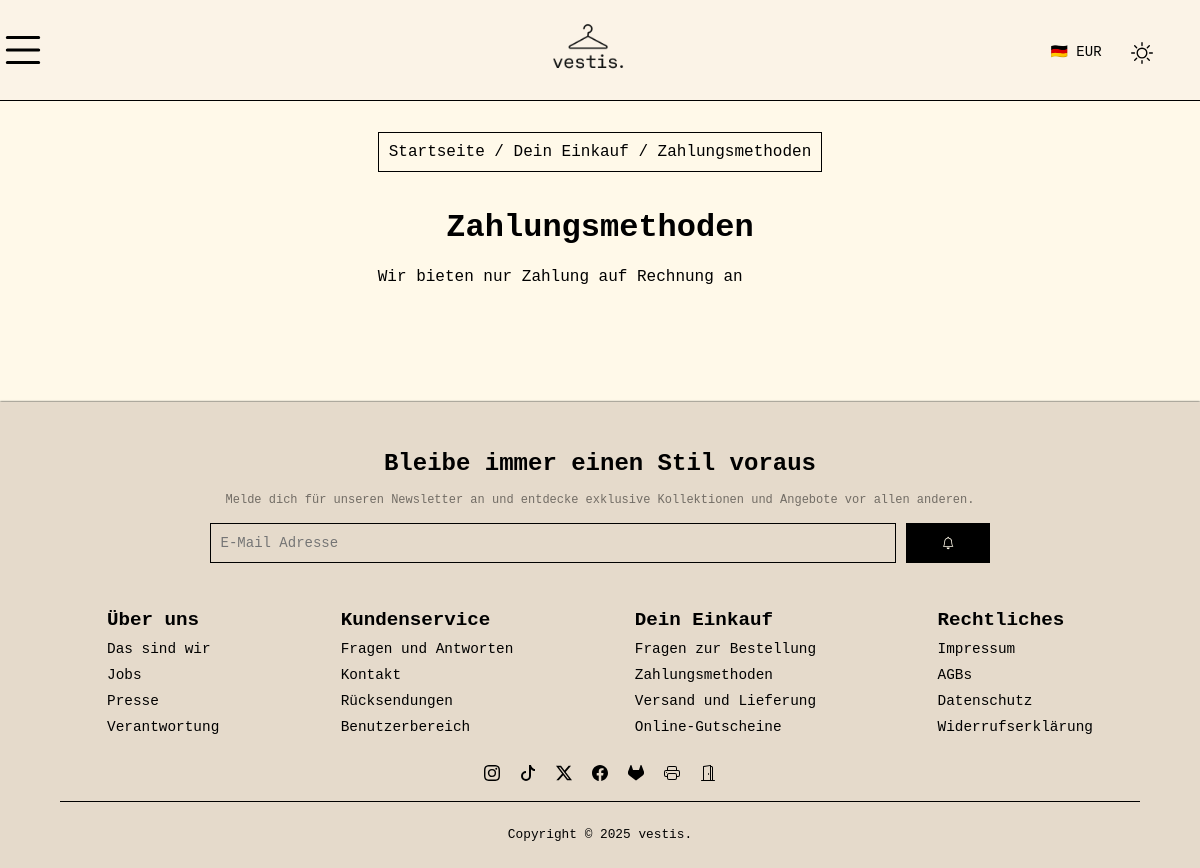
The page /your-purchase/paymentmethods on the database as committed earlier.
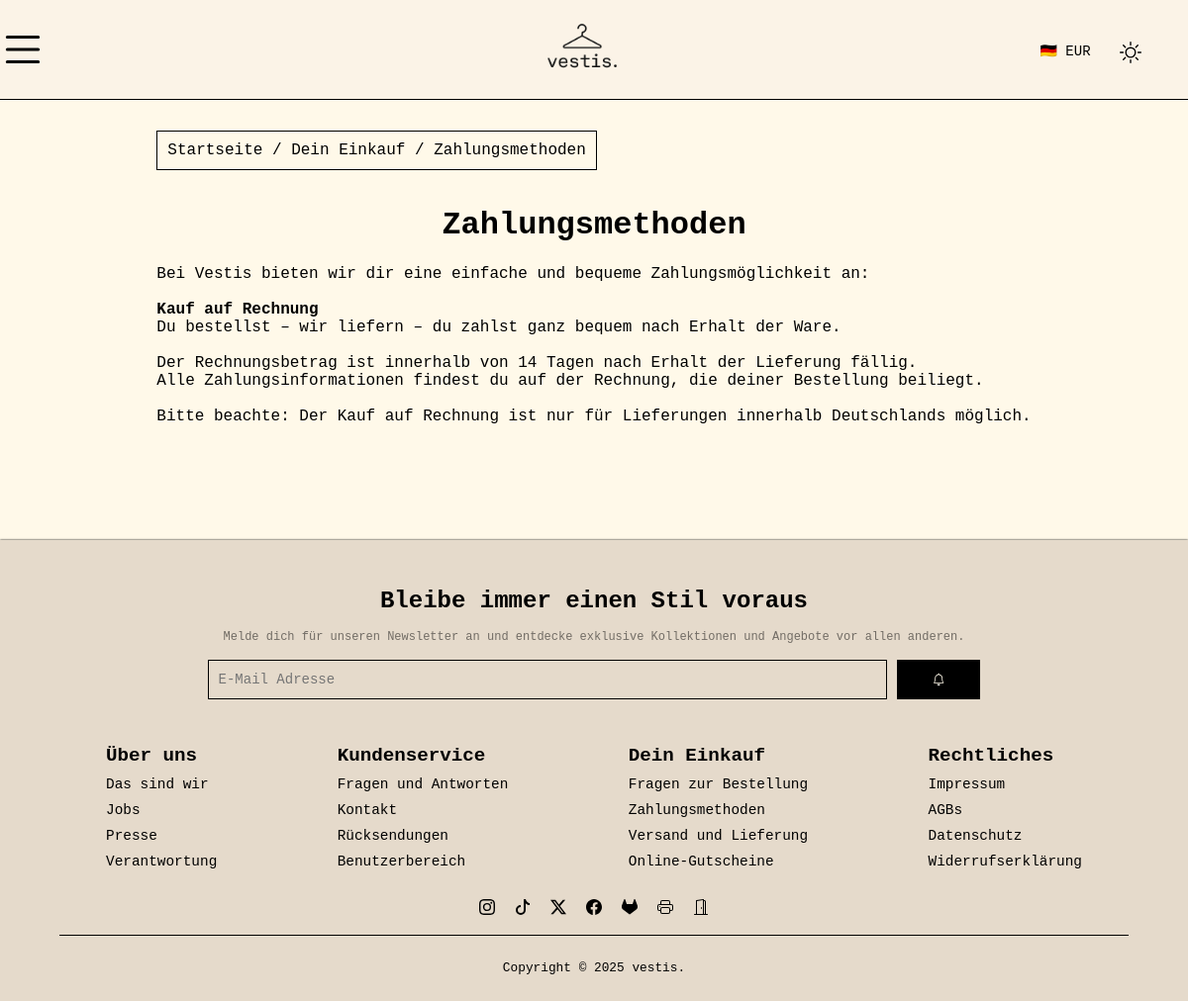
The same page on the database as committed later.
### tables this page shows
CREATE TABLE `globalConfig` (
  `attribute` varchar(255) NOT NULL,
  `value` text DEFAULT NULL
);

### controller/YourPurchaseController.php (called while the page is built, shortened)
<?php
class YourPurchaseController
{
    public function paymentMethods(): void
    {
        require_once __DIR__.'/../views/your-purchase/paymentmethods.php';
    }
}

### Kernel.php (called while the page is built, shortened)
<?php
class Kernel
{
    public function run(): void
    {
        $this->handleRoute();
    }
    private function handleRoute(): void
    {
        $routes = require __DIR__.'/routes.php';
        $pathname = PathUtility::getPathname();
        [$controllerClass, $method] = $routes[$pathname];
        $controller = new $controllerClass();
        try {
            $controller->$method();
        } catch (Throwable $exception) {
            ob_end_clean();
            $errorMessage = $exception->getMessage();
            $acceptHeader = $_SERVER['HTTP_ACCEPT'] ?? null;
            if (str_contains($acceptHeader, 'application/json')) {
                header('Content-type: application/json');
                echo json_encode(['errorMessage' => $errorMessage]);
            } else {
                require_once __DIR__.'/views/error.php';
            }
        }
    }
}

### public/router.php (called while the page is built)
<?php
require_once __DIR__ ."/../autoload.php";
require_once __DIR__ ."/../Kernel.php";
(new Kernel())->run();

### database/Repositories/QueryAbstraction.php (called while the page is built, shortened)
<?php
class QueryAbstraction
{
    public static function fetchOneAs(?string $className, string $query, array $params = []): mixed
    {
        $newQuery = sprintf("%s LIMIT 1", $query);
        $statement = QueryAbstraction::prepareAndExecuteStatement($newQuery, $params);
        $assoc =  $statement->fetch(\PDO::FETCH_ASSOC) ?? null;
        if (null !== $assoc && false !== $assoc && $className !== null) {
            return self::convertAssocToClass($className, $assoc);
        }
        return null;
    }
    private static function prepareAndExecuteStatement(string $query, array $params = []): \PDOStatement
    {
        $connection = $GLOBALS['dbConnection'];
        $normalizedParams = self::normalizeParams($query, $params);
        try {
            $statement = $connection->prepare($query);
            self::bindParams($statement, $normalizedParams);
            $statement->execute();
        } catch (\PDOException $e) {
            throw new DatabaseException($e->getMessage(), is_int($e->getCode()) ? $e->getCode() : -1, $e);
        }
        return $statement;
    }
    private static function convertAssocToClass(string $className, array $assoc): mixed
    {
        $reflectionClass = new \ReflectionClass($className);
        try {
            $instance = $reflectionClass->newInstance();
        } catch (\ReflectionException $e) {
            throw new DatabaseException($e->getMessage(), $e->getCode(), $e);
        }
        foreach ($assoc as $key => $value) {
            if ($reflectionClass->hasProperty($key)) {
                $property = $reflectionClass->getProperty($key);
                $type = $property->getType();
                if (is_string($value)) {
                    $value = preg_replace('/^[\s\p{Z}\x00-\x1F]+|[\s\p{Z}\x00-\x1F\x7F]+$/u', '', $value);
                }
            }
        }
        return $instance;
    }
    private static function normalizeParams(string &$query, array $params): array
    {
        $normalizedParams = [];
        foreach ($params as $key => $value) {
            if (is_array($value)) {
                $newParams = [];
                if (count($value) === 0) {
                    $normalizedParams[$key] = null;
                } else {
                    foreach ($value as $i => $subValue) {
                        $newParams["{$key}_$i"] = $subValue;
                    }
                    $newQueryParamArray = array_map(fn (string $param) => sprintf(":%s", $param), array_keys($newParams));
                    $query = str_replace(':' . $key, sprintf('(%s)', implode(', ', $newQueryParamArray)), $query);
                    $normalizedParams = array_merge($normalizedParams, $newParams);
                }
            } else {
                $normalizedParams[$key] = $value;
            }
        }
        return $normalizedParams;
    }
    private static function bindParams(\PDOStatement &$stmt, array $params): void
    {
        foreach ($params as $key => $value) {
            if (is_bool($value)) {
                $stmt->bindValue($key, $value, \PDO::PARAM_BOOL);
            } else {
                $stmt->bindValue($key, $value);
            }
        }
    }
}

### database/Repositories/GlobalConfigRepository.php (called while the page is built, shortened)
<?php
class GlobalConfigRepository
{
    public static function getValue(string $attribute): ?string
    {
        $config = self::findByAttribute($attribute);
        return $config?->value;
    }
    public static function findByAttribute(string $attribute): ?GlobalConfig
    {
        return QueryAbstraction::fetchOneAs(GlobalConfig::class, "SELECT * FROM globalConfig WHERE attribute = :attr", ["attr" => $attribute]);
    }
}

### autoload.php (called while the page is built, shortened)
<?php
spl_autoload_register(function ($class) {
    $prefixes = [
        'Vestis\\Database\\' => __DIR__ . '/database/',
        'Vestis\\Service\\' => __DIR__ . '/service/',
        'Vestis\\Exception\\' => __DIR__ . '/exception/',
        'Vestis\\Controller\\' => __DIR__ . '/controller/',
        'Vestis\\Utility\\' => __DIR__ . '/utility/',
    ];
    foreach ($prefixes as $prefix => $baseDir) {
        $len = strlen($prefix);
        if (strncmp($prefix, $class, $len) !== 0) {
            continue;
        }
        $relativeClass = substr($class, $len);
        $file = $baseDir . str_replace('\\', '/', $relativeClass) . '.php';
        if (file_exists($file)) {
            return;
        }
    }
});

### views/your-purchase/paymentmethods.php (the view, shortened to what the changed rows need)
<!DOCTYPE html>
<html lang="de">
<head>
    <?php include(__DIR__."/../../components/head.php"); ?>
</head>
<body>
<main>
    <?php include(__DIR__."/../../components/breadcrumbs.php"); ?>
    <h1>Zahlungsmethoden</h1>
    <section>
        <?= \Vestis\Database\Repositories\GCR::getValue('PAYMENT_METHODS_CONTENT ') ?>
    </section>
</main>
<?php include(__DIR__."/../../components/footer.php"); ?>
</body>
</html>

Rows that differ between the two databases and show on the page:
no longer on this page (row edited): globalconfig: value "Wir bieten nur Zahlung auf Rechnung an"
Other text that changed with them:
text now shown: "Bei Vestis bieten wir dir eine einfache und bequeme Zahlungsmöglichkeit an: Kauf auf Rechnung Du bestellst – wir liefern – du zahlst ganz bequem nach Erhalt der Ware. Der Rechnungsbetrag ist innerhalb von 14 Tagen nach Erhalt der Lieferung fällig. Alle Zahlungsinformationen findest du auf der Rechnung, die deiner Bestellung beiliegt. Bitte beachte: Der Kauf auf Rechnung ist nur für Lieferungen innerhalb Deutschlands möglich."
